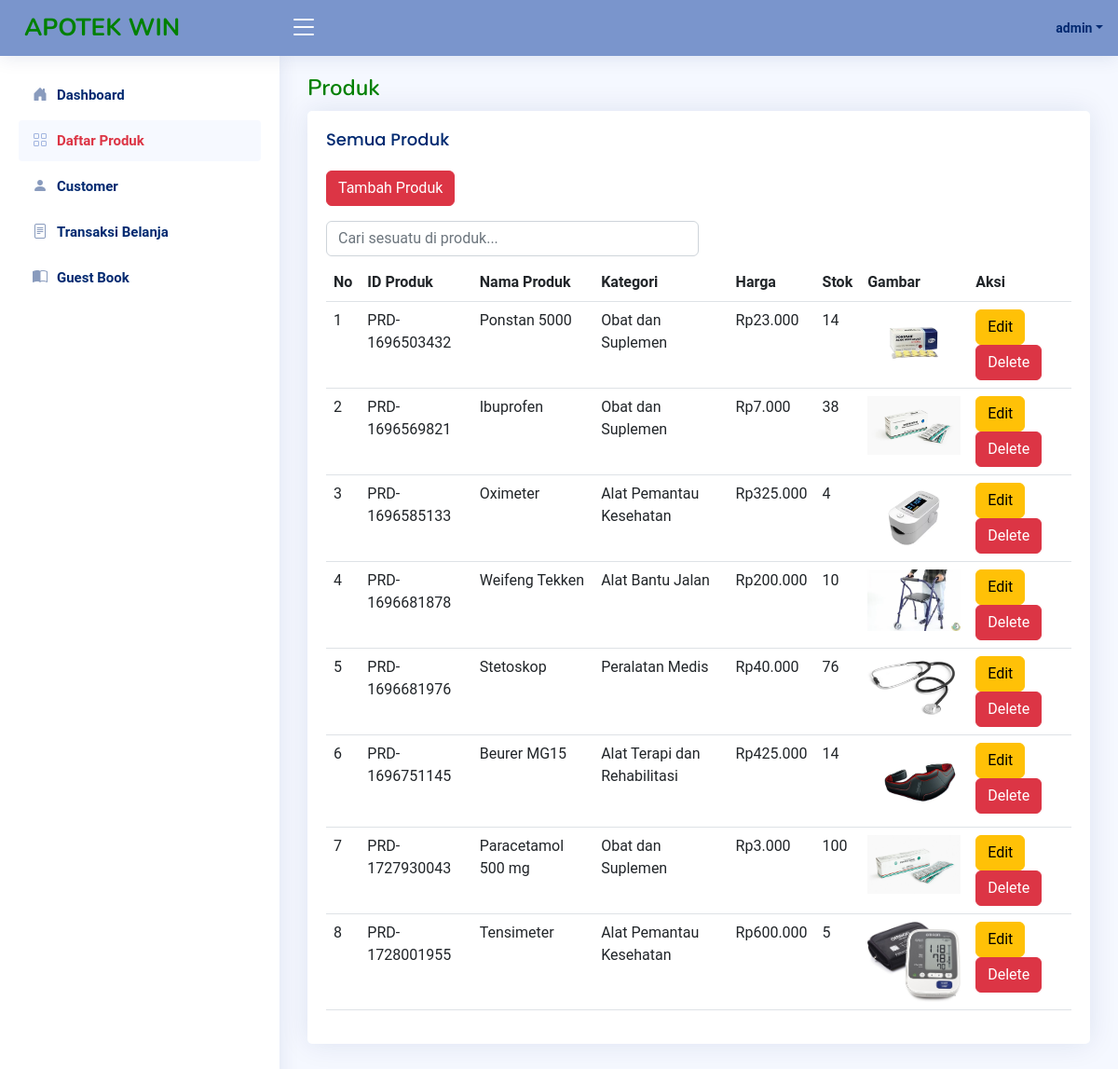
Page /Admin/produkAdmin.php (signed in) on the committed database.
### tables this page shows
CREATE TABLE `produk` (
  `idProduk` varchar(255) NOT NULL,
  `namaProduk` varchar(255) NOT NULL,
  `kategoriProduk` varchar(255) NOT NULL,
  `hargaProduk` int(11) NOT NULL,
  `stokProduk` int(11) NOT NULL,
  `gambarProduk` varchar(255) NOT NULL
);

### connect.php (called while the page is built, shortened)
<?php
$connect = mysqli_connect("localhost", "root", "", "onlineshop");
function query($query){
    global $connect;
    $result = mysqli_query($connect, $query);
    $rows = [];
    while ($row = mysqli_fetch_assoc($result)){
        $rows[] = $row;
    }
    return $rows;
}
?>

### Admin/produkAdmin.php (the view, shortened to what this page needs)
<?php
require 'template/headerAdmin.php';
require 'template/sidebarAdmin.php';
$allProduk = query("SELECT * FROM produk");
?>
<main id="main" class="main">
    <div class="pagetitle ">
      <h1 class="text" style = "color:#008000">Produk</h1>
    </div>
    <section class="section">
      <div class="row">
        <div class="">
          <div class="card">
            <div class="card-body">
              <h5 class="card-title">Semua Produk</h5>
                <a href="tambahProduk.php" class="btn btn-danger mb-2">Tambah Produk</a><br>
                <div class="col-md-6 mt-2 mb-2">
                  <input type="text" placeholder="Cari sesuatu di produk..." class="form-control" id="searchingTable">
                </div>
              <table class="table">
                <thead>
                  <tr>
                    <th scope="col">No</th>
                    <th scope="col">ID Produk</th>
                    <th scope="col">Nama Produk</th>
                    <th scope="col">Kategori</th>
                    <th scope="col">Harga</th>
                    <th scope="col">Stok</th>
                    <th scope="col">Gambar</th>
                    <th scope="col">Aksi</th>
                  </tr>
                </thead>
                <tbody>
                    <?php $i = 1; ?>
                    <?php foreach($allProduk as $produk) : ?>
                    <tr>
                        <td><?= $i; ?></td>
                        <td><?= $produk["idProduk"]; ?></td>
                        <td><?= $produk["namaProduk"]; ?></td>
                        <td><?= $produk["kategoriProduk"]; ?></td>
                        <td>Rp<?= number_format($produk["hargaProduk"], 0, ',', '.'); ?></td>
                        <td><?= $produk["stokProduk"]; ?></td>
                        <td><img src="../img/<?= $produk["gambarProduk"]; ?>" width="100px"></td>
                        <td>
                            <a href="editProduk.php?id=<?= $produk["idProduk"]; ?>" class="btn btn-warning">Edit</a>
                            <a href="deleteProduk.php?id=<?= $produk["idProduk"]; ?>" class="btn btn-danger" onclick="return confirm('Yakin ingin menghapus produk <?= $produk["namaProduk"]; ?>?');">Delete</a>
                        </td>
                    </tr>
                    <?php $i++; ?>
                    <?php endforeach; ?>
                </tbody>
              </table>
            </div>
          </div>
</main>

### assets/css/style.css (style rules this page uses)
:root { scroll-behavior: smooth; --primary-color: #9fb3df; --secondary-color: #c7d4f2; --text-color: #2c3e50; --light-bg: #f5f8ff; --header-bg: #7a95cc; }
body { font-family: "Poppins", sans-serif; background: var(--light-bg); color: var(--text-color); }
a { color: var(--primary-color); text-decoration: none; }
h1, h2, h3, h4, h5, h6 { font-family: "Nunito", sans-serif; }
#main { margin-top: 60px; padding: 20px 30px; transition: all 0.3s; }
.pagetitle { margin-bottom: 10px; }
.pagetitle h1 { font-size: 24px; margin-bottom: 0; font-weight: 600; color: #012970; }
.card { margin-bottom: 30px; border: none; border-radius: 5px; box-shadow: 0px 0 30px rgba(1, 41, 112, 0.1); }
.card-title { padding: 20px 0 15px 0; font-size: 18px; font-weight: 500; color: #012970; font-family: "Poppins", sans-serif; }
.card-body { padding: 0 20px 20px 20px; }
@media (min-width: 1200px) { #main, #footer { margin-left: 300px; } }
* { padding: 0; margin: 0; box-sizing: border-box; font-family: "Roboto", sans-serif; }

### rows in the picture
produk: idProduk "PRD-1696503432", namaProduk "Ponstan 5000", kategoriProduk "Obat dan Suplemen", hargaProduk "23.000", stokProduk "14", gambarProduk (picture)
produk: idProduk "PRD-1696569821", namaProduk "Ibuprofen", kategoriProduk "Obat dan Suplemen", hargaProduk "7.000", stokProduk "38", gambarProduk (picture)
produk: idProduk "PRD-1696585133", namaProduk "Oximeter", kategoriProduk "Alat Pemantau Kesehatan", hargaProduk "325.000", stokProduk "4", gambarProduk (picture)
produk: idProduk "PRD-1696681878", namaProduk "Weifeng Tekken", kategoriProduk "Alat Bantu Jalan", hargaProduk "200.000", stokProduk "10", gambarProduk (picture)
produk: idProduk "PRD-1696681976", namaProduk "Stetoskop", kategoriProduk "Peralatan Medis", hargaProduk "40.000", stokProduk "76", gambarProduk (picture)
produk: idProduk "PRD-1696751145", namaProduk "Beurer MG15", kategoriProduk "Alat Terapi dan Rehabilitasi", hargaProduk "425.000", stokProduk "14", gambarProduk (picture)
produk: idProduk "PRD-1727930043", namaProduk "Paracetamol 500 mg", kategoriProduk "Obat dan Suplemen", hargaProduk "3.000", stokProduk "100", gambarProduk (picture)
produk: idProduk "PRD-1728001955", namaProduk "Tensimeter", kategoriProduk "Alat Pemantau Kesehatan", hargaProduk "600.000", stokProduk "5", gambarProduk (picture)

### other values in the picture
$userLogin "admin"
